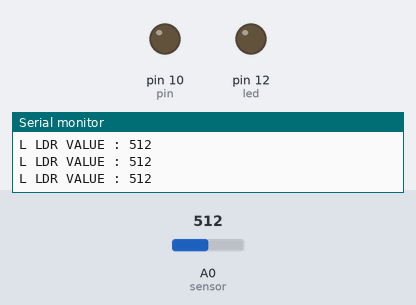
This sketch was run on a simulated Arduino Uno, built with avr-gcc and run on an emulated ATmega328P. Shown: output pins drawn as LEDs (lit = HIGH), the last lines printed to the serial monitor. The test bench sets the inputs (shaded band); at power-on: A0 (sensor) = 512.

Above: at 1.2 s.
1.3 s: A0 (sensor) set to 483
At 2.4 s:
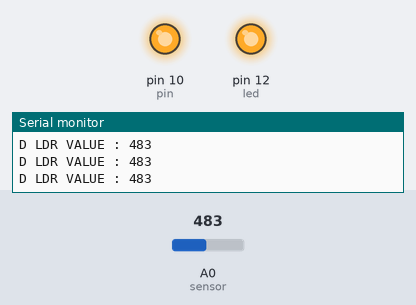
2.9 s: A0 (sensor) set to 510
At 3.7 s:
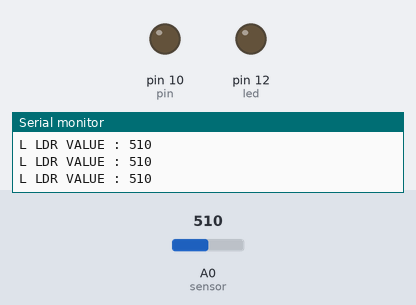
4.5 s: A0 (sensor) set to 490
At 5.0 s:
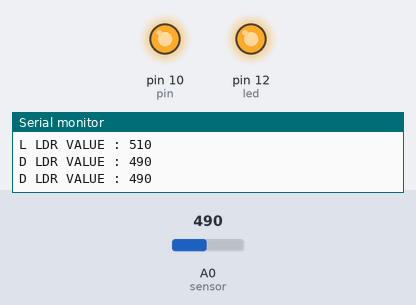
Timing chart, 0 to 7.5 s (numbered marks = the images above; inputs shaded):
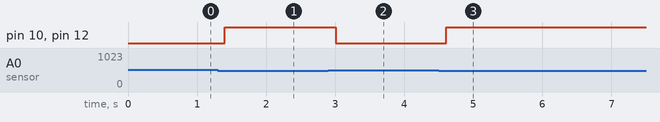

Measured:
- the behaviour switches between 500 and 499 on A0 (sensor) (found by bisection; images 0 and 1)
- after the input at 1.3 s, pin 10 (pin), pin 12 (led): LOW → HIGH after 0.10 s
- after the input at 2.9 s, pin 10 (pin), pin 12 (led): HIGH → LOW after 0.11 s
- after the input at 4.5 s, pin 10 (pin), pin 12 (led): LOW → HIGH after 0.11 s

The sketch:

street-light-program.ino
```cpp
int pin = 10;
int led = 12;
int sensor = A0;

void setup() {
  Serial.begin(9600);
  pinMode(led, OUTPUT);
  pinMode(pin, OUTPUT);
  pinMode(sensor, INPUT);
  // put your setup code here, to run once:
}

void loop() {
  int val = analogRead(sensor);
  if(val < 500){ //Light Conditions
    digitalWrite(pin, HIGH);
    digitalWrite(led, HIGH);
    Serial.print("D LDR VALUE : ");
    Serial.println(val);
  }
  else { //dark conditions
    digitalWrite(pin, LOW);
    digitalWrite(led, LOW);
    Serial.print("L LDR VALUE : ");
    Serial.println(val);
  }
  delay(200);

}
```
